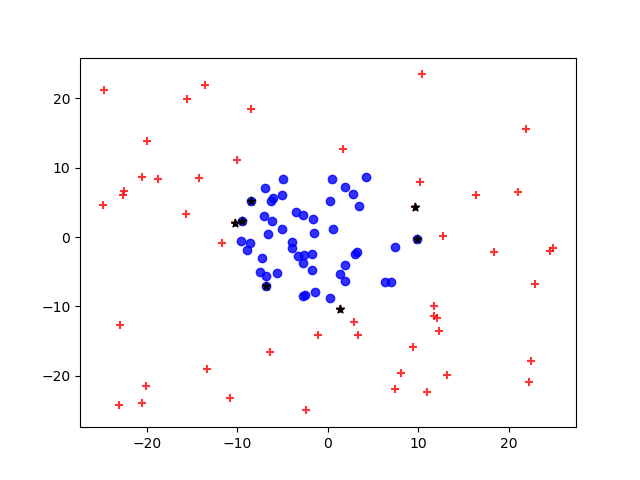

Recreate this plot in Python.
import numpy as np
import pandas as pd
from cvxopt import matrix, solvers
from matplotlib import pyplot as plt

#np.random.seed(0)
Input_file = pd.read_csv('nonlinsep.txt', skipinitialspace=True, header=None, sep=',')
cols = ["x1", "x2", "label"]
Input_file.columns = cols
Input_data = Input_file[["x1", "x2"]]
Input_data = np.array(Input_data)
length = len(Input_data)
labels = Input_file[["label"]]
labels= np.array(labels)
length_labels = len(labels)


#   Create Q matrix
arr=[]
Q = np.zeros(shape=(len(Input_data), len(Input_data)))
for i in range(len(Input_data)):
    for j in range(len(Input_data)):
        lab_prod = Input_file["label"][i] * Input_file["label"][j]
        temp = np.exp(-(np.power((np.linalg.norm((Input_data[i,:] - Input_data[j,:]))), 2)) * 0.00045 )
        #arr.append(temp)
        ijth_term = lab_prod * temp
        Q[i,j] = (ijth_term)
P = matrix(Q)
q = np.ones(length) * -1.0
q = matrix(q)
b = 0.0
b = matrix(b)
G = np.diag(np.ones(length) * -1)
G = matrix(G)
h = np.zeros(length)
h = matrix(h)

labels = labels.astype(np.double)
A = matrix(labels, (1,100))

sol = solvers.qp(P, q, G, h, A, b)

sv = 0
ov = 0
above_threshold_indices = []
alphas = []
for i in range(100):
    if np.array(sol['x'])[i] > 1e-5:
        sv += 1
        above_threshold_indices.append(i)
        alphas.append(np.array(sol['x'][i]))
    else:
        ov += 1

alphas = np.transpose(np.asmatrix(alphas))

sv_datapt = []
sv_labels = []
for i in above_threshold_indices:
    sv_datapt.append(Input_data[i])
    sv_labels.append(labels[i])

#  Support Vectors
print("Support Vectors:", np.asmatrix(sv_datapt))




#   Graphing data
x1_pos = Input_file["x1"][Input_file["label"] == 1]
x2_pos = Input_file["x2"][Input_file["label"] == 1]
x1_neg = Input_file["x1"][Input_file["label"] == -1]
x2_neg = Input_file["x2"][Input_file["label"] == -1]
plt.scatter(x1_pos,x2_pos,marker='+',c='red', alpha=0.8)
plt.scatter(x1_neg, x2_neg, marker='o', c='blue', alpha=0.8)
plt.scatter(Input_data[above_threshold_indices,0],Input_data[above_threshold_indices,1], marker='*',c='black',alpha=1.0)

plt.show()


# Commented code finds the equation
"""weights2 = 0
for i in range(len(alphas)):
    temp3 = alphas[i] * labels[i]
    temp4 = np.dot(temp3, (np.asmatrix(sv_datapt[i])))
    weights2 += temp4
print("Weights 2",weights2)

#   Calculating b with weights1 and dot product
i = np.random.randint(0,100)
datapt = Input_data[i]
label = labels[i]
b = label - (np.dot(datapt, np.transpose(weights2)))"""
k = np.random.randint(0, 100)
t = 0
for i in range(len(sv_datapt)):
    temp = np.exp(-(np.power((np.linalg.norm((sv_datapt - Input_data[k,:]))), 2)) * 0.00045)
    temp2 = alphas[i] * sv_labels[i]
    t += (temp * temp2)
bias = labels[k] - t
print("Bias",bias)
